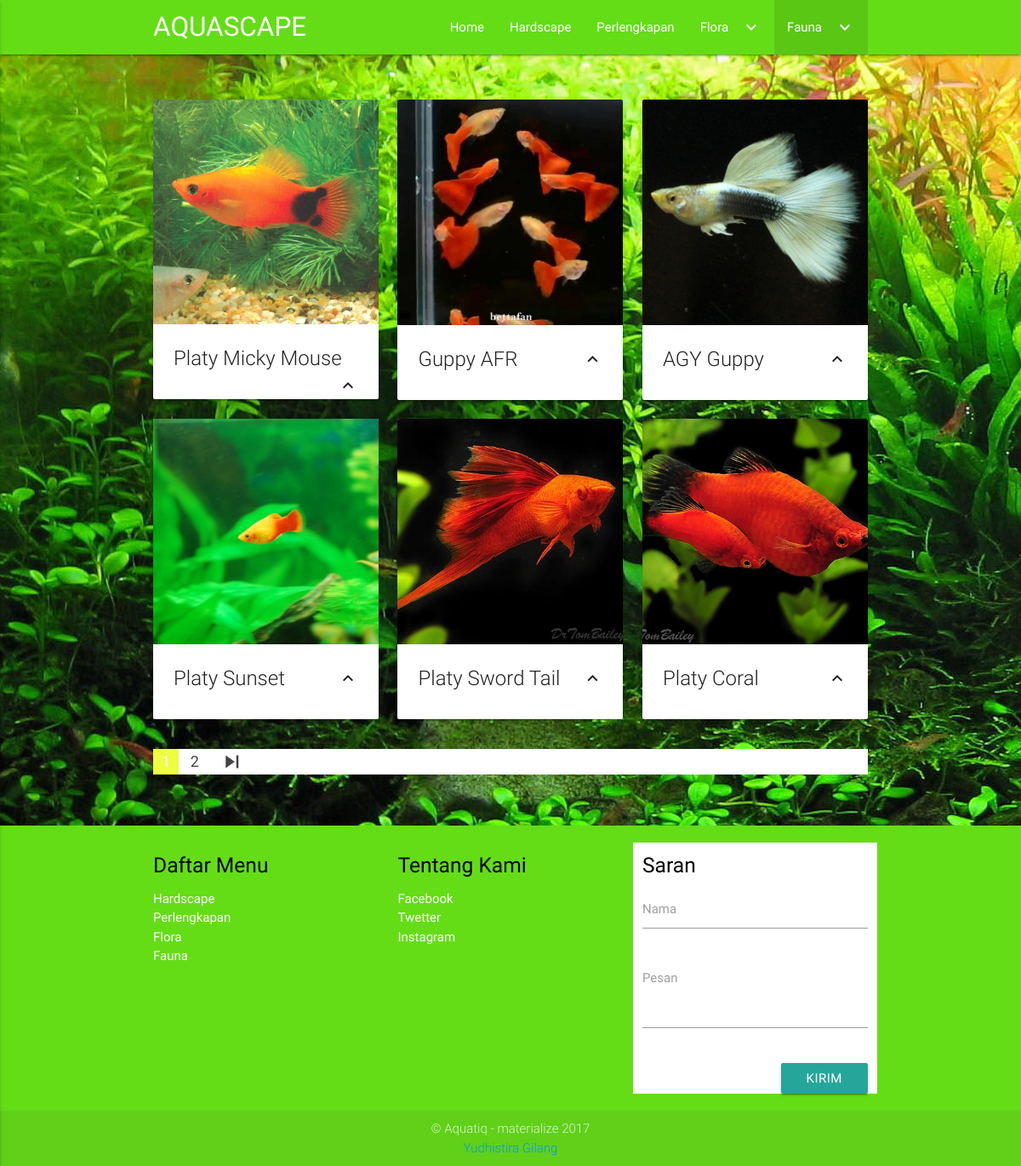
The app's page /faji.php with its own data.
### tables this page shows
CREATE TABLE IF NOT EXISTS `fauna` (
`idfauna` int(11) NOT NULL,
  `NamaFauna` varchar(20) NOT NULL,
  `JenisFauna` varchar(15) NOT NULL,
  `KetFauna` text NOT NULL,
  `fotofauna` varchar(100) NOT NULL
);

### faji.php (the view, shortened to what this page needs)
<?php
	include 'config.php';
 	$perhalaman = 6;
 	$data = mysqli_query($aqua,"SELECT * FROM fauna WHERE JenisFauna='bersahabat'");
  	$jumlahdata = mysqli_num_rows($data);
  	$jumhalaman = ceil($jumlahdata / $perhalaman);
  	$halamanaktif = (isset($_GET["halaman"])) ? $_GET["halaman"] :1;
 	$awaldata = ($perhalaman * $halamanaktif) - $perhalaman;
?>
<!DOCTYPE html>
<html>
<head>
	<link rel="stylesheet" type="text/css" href="asset/css/materialize.min.css">
</head>
<body background="back.jpg" style="">
		<nav class="light-green accent-4">
		<div class="container">
			<div class="nav-wrapper">
				<a href="index.php" class="brand-logo">AQUASCAPE</a>
				<ul class="right hide-on-med-and-down">
					<li><a href="index.php">Home</a></li>
					<li><a href="hardscape.php">Hardscape</a></li>
					<li><a href="perlengkapan.php">Perlengkapan</a></li>
					<li><a href="#" class="dropdown-button" data-activates="dropdown1">Flora <i class="material-icons right">keyboard_arrow_down</i></a></li>
					<li class="active"><a href="#" class="dropdown-button" data-activates="dropdown2">Fauna <i class="material-icons right">keyboard_arrow_down</i></a></li>
				</ul>
			</div>
		</div>
		</nav>
	<br><br>
	<div class="container">
		<div class="row">
			<?php
			include "config.php";
			$data ="SELECT * FROM fauna WHERE JenisFauna='bersahabat' LIMIT $awaldata, $perhalaman";
			$query = $aqua->query($data);
			while ($row = $query->fetch_array()){
			?>
			<div class="col s12 m4 l4">
				<div class="card">
					<div class="card-image waves-effect waves-light">
					<?php echo'	<img src="fauna/'.$row['fotofauna'].'" class="activator responsive-img" alt="" />'; ?>
					</div>
					<div class="card-content">
					<?php echo'	<span class="card-title activator">'.$row['NamaFauna'].'<i class="material-icons right">keyboard_arrow_up</i></span>'; ?>
					</div>
				</div>
			</div>
			<?php
			}
			?>
		</div>
          <ul class="pagination white">
            <?php for( $i = 1; $i <= $jumhalaman; $i++) : ?>
                <?php if( $i == $halamanaktif) : ?>
                  <li class="active lime accent-2"><a href="faji.php?halaman=<?php echo $i ?>"><?php echo $i; ?></a></li>
                <?php else : ?>
                  <li class="waves-effect"><a href="faji.php?halaman=<?php echo $i ?>"><?php echo $i; ?></a></li>
                <?php endif; ?>
            <?php endfor; ?>
            <?php if( $halamanaktif < $jumhalaman) : ?>
              <li class="waves-effect"><a href="faji.php?halaman=<?php echo $halamanaktif + 1; ?>"><i class="material-icons">skip_next</i></a></li>
            <?php endif; ?>
          </ul>
	</div>
	<br>
	<br>
	<footer class="page-footer light-green accent-4 black-text">
		<div class="container">
			<div class="row">
				<div class="col s12 m4 l4">
					<h5>Daftar Menu</h5>
					<ul>
						<li><a class="link" href="#">Hardscape</a></li>
						<li><a class="link" href="#">Perlengkapan</a></li>
						<li><a class="link" href="#">Flora</a></li>
						<li><a class="link" href="#">Fauna</a></li>
					</ul>
				</div>
				<div class="col s12 m4 l4">
					<h5>Tentang Kami</h5>
					<ul>
						<li><a class="link" href="#">Facebook</a></li>
						<li><a class="link" href="#">Twetter</a></li>
						<li><a class="link" href="#">Instagram</a></li>
					</ul>
				</div>
				<div class="col s12 m4 l4 blue white">
					<h5>Saran</h5>
					<form action="" method="POST">
						<div class="input-field ">
							<input type="text" name="nama" id="nama">
							<label for="nama">Nama</label>
						</div>
						<div class="input-field">
							<textarea id="pesan" name="pesan" class="materialize-textarea"></textarea>
          					<label for="pesan">Pesan</label>
						</div>
						<div class="input-field">
							<button class="btn waves-effect waves-light right" type="submit" name="kirim">Kirim</button>
						</div><br>
					</form>
				</div>
			</div>
		</div>
		<div class="footer-copyright">
			<div class="container center-align">
				&copy; Aquatiq - materialize 2017
				<br>
				<a href="login.php">Yudhistira Gilang</a>
			</div>
		</div>
	</footer>
</body>
</html>

### faji.php (style rules this page uses)
.link { color: white; }

### records on screen
fauna: fotofauna (picture), NamaFauna "Platy Micky Mouse"
fauna: fotofauna (picture), NamaFauna "Guppy AFR"
fauna: fotofauna (picture), NamaFauna "AGY Guppy"
fauna: fotofauna (picture), NamaFauna "Platy Sunset"
fauna: fotofauna (picture), NamaFauna "Platy Sword Tail"
fauna: fotofauna (picture), NamaFauna "Platy Coral"
